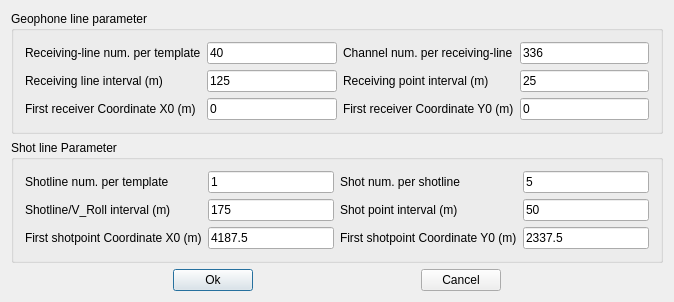
<?xml version="1.0" encoding="UTF-8"?>
<ui version="4.0">
 <class>GeometryTemplateParameterClass</class>
 <widget class="QDialog" name="GeometryTemplateParameterClass">
  <property name="geometry">
   <rect>
    <x>0</x>
    <y>0</y>
    <width>674</width>
    <height>269</height>
   </rect>
  </property>
  <property name="windowTitle">
   <string>GeometryTemplateParameter</string>
  </property>
  <layout class="QVBoxLayout" name="verticalLayout">
   <item>
    <widget class="QGroupBox" name="groupBox">
     <property name="title">
      <string>Geophone line parameter</string>
     </property>
     <layout class="QGridLayout" name="gridLayout_2">
      <item row="0" column="0">
       <widget class="QLabel" name="label_9">
        <property name="text">
         <string>Receiving-line num. per template</string>
        </property>
       </widget>
      </item>
      <item row="0" column="1">
       <widget class="QLineEdit" name="mRline_num_PerTemplate">
        <property name="text">
         <string>40</string>
        </property>
       </widget>
      </item>
      <item row="0" column="2">
       <widget class="QLabel" name="label_8">
        <property name="text">
         <string>Channel num. per receiving-line</string>
        </property>
       </widget>
      </item>
      <item row="0" column="3">
       <widget class="QLineEdit" name="mChannel_num_PerRline">
        <property name="text">
         <string>336</string>
        </property>
       </widget>
      </item>
      <item row="1" column="0">
       <widget class="QLabel" name="label_10">
        <property name="text">
         <string>Receiving line interval (m)</string>
        </property>
       </widget>
      </item>
      <item row="1" column="1">
       <widget class="QLineEdit" name="mRline_interval">
        <property name="text">
         <string>125</string>
        </property>
       </widget>
      </item>
      <item row="1" column="2">
       <widget class="QLabel" name="label_12">
        <property name="text">
         <string>Receiving point interval (m)</string>
        </property>
       </widget>
      </item>
      <item row="1" column="3">
       <widget class="QLineEdit" name="mReceivingpoint_interval">
        <property name="text">
         <string>25</string>
        </property>
       </widget>
      </item>
      <item row="2" column="0">
       <widget class="QLabel" name="label_13">
        <property name="text">
         <string>First receiver Coordinate X0 (m)</string>
        </property>
       </widget>
      </item>
      <item row="2" column="1">
       <widget class="QLineEdit" name="mFirstRP_X0">
        <property name="text">
         <string>0</string>
        </property>
        <property name="readOnly">
         <bool>true</bool>
        </property>
       </widget>
      </item>
      <item row="2" column="2">
       <widget class="QLabel" name="label_2">
        <property name="text">
         <string>First receiver Coordinate Y0 (m)</string>
        </property>
       </widget>
      </item>
      <item row="2" column="3">
       <widget class="QLineEdit" name="mFirstRP_Y0">
        <property name="text">
         <string>0</string>
        </property>
        <property name="readOnly">
         <bool>true</bool>
        </property>
       </widget>
      </item>
     </layout>
    </widget>
   </item>
   <item>
    <widget class="QGroupBox" name="groupBox_2">
     <property name="title">
      <string>Shot line Parameter</string>
     </property>
     <layout class="QGridLayout" name="gridLayout">
      <item row="0" column="0">
       <widget class="QLabel" name="label_6">
        <property name="text">
         <string>Shotline num. per template</string>
        </property>
       </widget>
      </item>
      <item row="0" column="1">
       <widget class="QLineEdit" name="mSline_num_PerTemplate">
        <property name="text">
         <string>1</string>
        </property>
       </widget>
      </item>
      <item row="0" column="2">
       <widget class="QLabel" name="label_5">
        <property name="text">
         <string>Shot num. per shotline</string>
        </property>
       </widget>
      </item>
      <item row="0" column="3">
       <widget class="QLineEdit" name="mShot_num_PerSline">
        <property name="text">
         <string>5</string>
        </property>
       </widget>
      </item>
      <item row="1" column="0">
       <widget class="QLabel" name="label_7">
        <property name="text">
         <string>Shotline/V_Roll interval (m)</string>
        </property>
       </widget>
      </item>
      <item row="1" column="1">
       <widget class="QLineEdit" name="mSline_interval">
        <property name="text">
         <string>175</string>
        </property>
       </widget>
      </item>
      <item row="1" column="2">
       <widget class="QLabel" name="label_11">
        <property name="text">
         <string>Shot point interval (m)</string>
        </property>
       </widget>
      </item>
      <item row="1" column="3">
       <widget class="QLineEdit" name="mShotpoint_interval">
        <property name="text">
         <string>50</string>
        </property>
       </widget>
      </item>
      <item row="2" column="0">
       <widget class="QLabel" name="label_3">
        <property name="text">
         <string>First shotpoint Coordinate X0 (m)</string>
        </property>
       </widget>
      </item>
      <item row="2" column="1">
       <widget class="QLineEdit" name="mFirstSP_X0">
        <property name="text">
         <string>4187.5</string>
        </property>
       </widget>
      </item>
      <item row="2" column="2">
       <widget class="QLabel" name="label_4">
        <property name="text">
         <string>First shotpoint Coordinate Y0 (m)</string>
        </property>
       </widget>
      </item>
      <item row="2" column="3">
       <widget class="QLineEdit" name="mFirstSP_Y0">
        <property name="text">
         <string>2337.5</string>
        </property>
       </widget>
      </item>
     </layout>
    </widget>
   </item>
   <item>
    <layout class="QHBoxLayout" name="horizontalLayout">
     <item>
      <spacer name="horizontalSpacer_2">
       <property name="orientation">
        <enum>Qt::Horizontal</enum>
       </property>
       <property name="sizeHint" stdset="0">
        <size>
         <width>40</width>
         <height>20</height>
        </size>
       </property>
      </spacer>
     </item>
     <item>
      <widget class="QPushButton" name="Ok_Btn">
       <property name="text">
        <string>Ok</string>
       </property>
      </widget>
     </item>
     <item>
      <spacer name="horizontalSpacer">
       <property name="orientation">
        <enum>Qt::Horizontal</enum>
       </property>
       <property name="sizeHint" stdset="0">
        <size>
         <width>40</width>
         <height>20</height>
        </size>
       </property>
      </spacer>
     </item>
     <item>
      <widget class="QPushButton" name="Cancel_Btn">
       <property name="text">
        <string>Cancel</string>
       </property>
      </widget>
     </item>
     <item>
      <spacer name="horizontalSpacer_3">
       <property name="orientation">
        <enum>Qt::Horizontal</enum>
       </property>
       <property name="sizeHint" stdset="0">
        <size>
         <width>40</width>
         <height>20</height>
        </size>
       </property>
      </spacer>
     </item>
    </layout>
   </item>
  </layout>
 </widget>
 <layoutdefault spacing="6" margin="11"/>
 <resources/>
 <connections/>
</ui>
